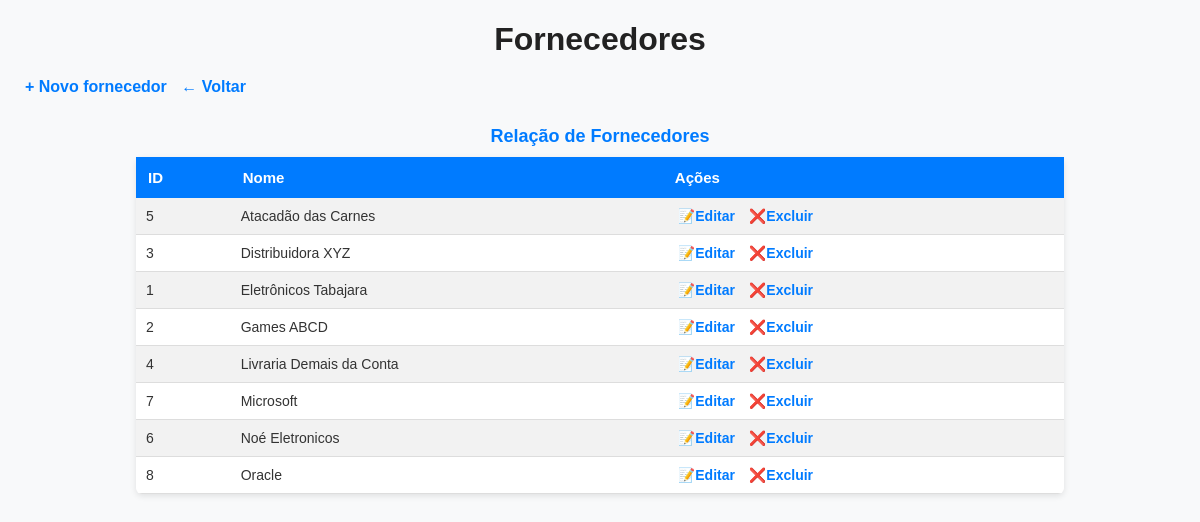
The app's page /fornecedores/listar.php with its own data.
### tables this page shows
CREATE TABLE `fornecedores` (
  `id` int(11) NOT NULL,
  `nome` varchar(100) NOT NULL
);

### src/fornecedor_crud.php (called while the page is built, shortened)
<?php
function buscar_fornecedores($conexao){
    $sql = "SELECT * FROM fornecedores ORDER BY nome";
    $consulta = $conexao->query($sql);
    return $consulta->fetchAll();
}
?>

### fornecedores/listar.php (the view, shortened to what this page needs)
<?php
require_once "..//src/fornecedor_crud.php";
$fornecedores = buscar_fornecedores($conexao);
?>
<!DOCTYPE html>
<html lang="pt-br">
<head>
    <link rel="stylesheet" href="../css/estilos.css">
</head>
<body>
    <h1>Fornecedores</h1>
    <a href="../fornecedores/inserir.php">+ Novo fornecedor</a>
    <a href="../index.php">← Voltar</a>
    <table>
        <caption> Relação de Fornecedores</caption>
        <tr>
            <th>ID</th>
            <th>Nome</th>
            <th>Ações</th>
        </tr>
        <?php foreach ($fornecedores as $fornecedor) { ?>
            <tr>
                <td> <?= $fornecedor["id"]; ?> </td>
                <td> <?= $fornecedor["nome"]; ?> </td>
                <td>
                    <a href="editar.php?id=<?=$fornecedor["id"]?>">📝Editar</a>
                    <a class="excluir" href="excluir.php?id=<?=$fornecedor["id"]?>">❌Excluir</a>
				</td>
            </tr>
        <?php }  ?>
    </table>
</body>
</html>

### css/estilos.css (style rules this page uses)
body { font-family: Arial, Helvetica, sans-serif; margin: 20px; background-color: #f8f9fa; color: #333; }
.titulo, h1, h2 { color: #222; text-align: center; margin-bottom: 20px; }
.link-voltar, a { text-decoration: none; margin: 5px; color: #007bff; font-weight: bold; transition: color 0.3s ease; }
table { width: 80%; margin: 20px auto; border-collapse: collapse; background: #fff; box-shadow: 0 2px 6px rgba(0,0,0,0.1); border-radius: 6px; overflow: hidden; }
caption { caption-side: top; font-weight: bold; font-size: 18px; color: #007bff; padding: 10px; text-align: center; }
th { background-color: #007bff; color: #fff; padding: 12px; text-align: left; font-size: 15px; }
td { border-bottom: 1px solid #ddd; padding: 10px; font-size: 14px; }
tr:nth-child(even) { background-color: #f2f2f2; }

### records on screen
fornecedores: id "5", nome "Atacadão das Carnes"
fornecedores: id "3", nome "Distribuidora XYZ"
fornecedores: id "1", nome "Eletrônicos Tabajara"
fornecedores: id "2", nome "Games ABCD"
fornecedores: id "4", nome "Livraria Demais da Conta"
fornecedores: id "7", nome "Microsoft"
fornecedores: id "6", nome "Noé Eletronicos"
fornecedores: id "8", nome "Oracle"
